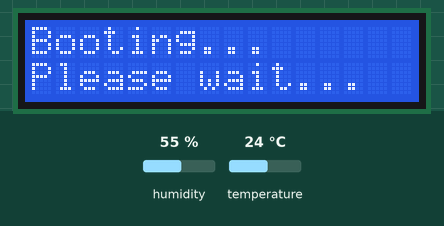
Simulated run of this sketch. Board: ESP8266 (Wemos D1 mini). On the bench: 16×2 character LCD. The inputs (shaded band) are chosen by the test bench; at power-on: humidity 55 %, temperature 24 °C. WiFi joins after 1.5 s; servers stay silent unless stated; what the sketch prints to the serial monitor is not drawn.

Above: at 0.1 s.
At 21.7 s:
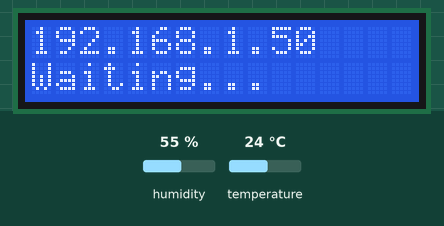

The sketch:

iot_sensor_fusion.ino
```cpp
#include <ESP8266WiFi.h>
#include <ESP8266WebServer.h>
#include "DHT.h"
#include <Wire.h>
#include <LiquidCrystal_I2C.h>

#define DHTPIN D5
#define DHTTYPE DHT22
#define MQ2_PIN A0

#define SDA_PIN D6
#define SCL_PIN D7

LiquidCrystal_I2C lcd(0x27, 16, 2);
DHT dht(DHTPIN, DHTTYPE);
ESP8266WebServer server(80);

const char* ssid = "Gang of Ausras";
const char* password = "oxyzen1234";

unsigned long lastDHTRead = 0;
const unsigned long DHT_INTERVAL = 2000;

float temperature = NAN;
float humidity = NAN;

unsigned long lastAppHit = 0;
const unsigned long APP_CONNECTED_SHOW_MS = 3000; // show "App:Connected" for 3 sec

void showIPLineAlways() {
  // Keep IP on line 1 forever (no lcd.clear here)
  lcd.setCursor(0, 0);
  lcd.print(WiFi.localIP());
  lcd.print("   "); // clears any leftover chars
}

void showIdleStatus() {
  lcd.setCursor(0, 1);
  lcd.print("Waiting...      "); // 16 chars padded
}

void showAppConnected() {
  lcd.setCursor(0, 1);
  lcd.print("App:Connected");
}

void readDHTOnce() {
  temperature = dht.readTemperature();
  humidity = dht.readHumidity();
}

void handleRoot() {
  // Only when IP is hit, show App:Connected (IP stays on line 1)
  lastAppHit = millis();
  showAppConnected();

  int mq2 = analogRead(MQ2_PIN);

  if (isnan(temperature) || isnan(humidity)) {
    String json = "{";
    json += "\"temperature\":null,";
    json += "\"humidity\":null,";
    json += "\"mq2\":";
    json += mq2;
    json += ",\"note\":\"DHT not ready yet\"";
    json += "}";
    server.send(200, "application/json", json);
    return;
  }

  String json = "{";
  json += "\"temperature\":";
  json += temperature;
  json += ",";
  json += "\"humidity\":";
  json += humidity;
  json += ",";
  json += "\"mq2\":";
  json += mq2;
  json += "}";

  server.send(200, "application/json", json);
}

void setup() {
  Wire.begin(SDA_PIN, SCL_PIN);

  Serial.begin(9600);
  dht.begin();

  lcd.init();
  lcd.backlight();

  lcd.setCursor(0, 0);
  lcd.print("Booting...");
  lcd.setCursor(0, 1);
  lcd.print("Please wait...");

  Serial.println("MQ2 warming up...");
  delay(20000);

  WiFi.begin(ssid, password);
  Serial.print("Connecting to WiFi");

  while (WiFi.status() != WL_CONNECTED) {
    delay(500);
    Serial.print(".");
  }

  Serial.println();
  Serial.print("Connected. IP: ");
  Serial.println(WiFi.localIP());

  // After WiFi connects, show IP and keep it there
  showIPLineAlways();
  showIdleStatus();

  // Warm-up DHT: try a few reads so first API hit doesn't instantly show null
  Serial.println("Waiting for first valid DHT reading...");
  for (int i = 0; i < 10; i++) {
    readDHTOnce();
    if (!isnan(temperature) && !isnan(humidity)) {
      Serial.println("DHT ready.");
      break;
    }
    delay(1000);
  }

  server.on("/", handleRoot);
  server.begin();
  Serial.println("HTTP server started");
}

void loop() {
  server.handleClient();

  unsigned long now = millis();

  // Keep reading DHT in the background
  if (now - lastDHTRead >= DHT_INTERVAL) {
    lastDHTRead = now;
    readDHTOnce();
  }

  // Always keep IP visible (in case any other print messed it up)
  // This is cheap and safe.
  showIPLineAlways();

  // After a short time from the last hit, go back to idle text on line 2
  if (lastAppHit != 0 && (now - lastAppHit > APP_CONNECTED_SHOW_MS)) {
    showIdleStatus();
    lastAppHit = 0;
  }
}
```
